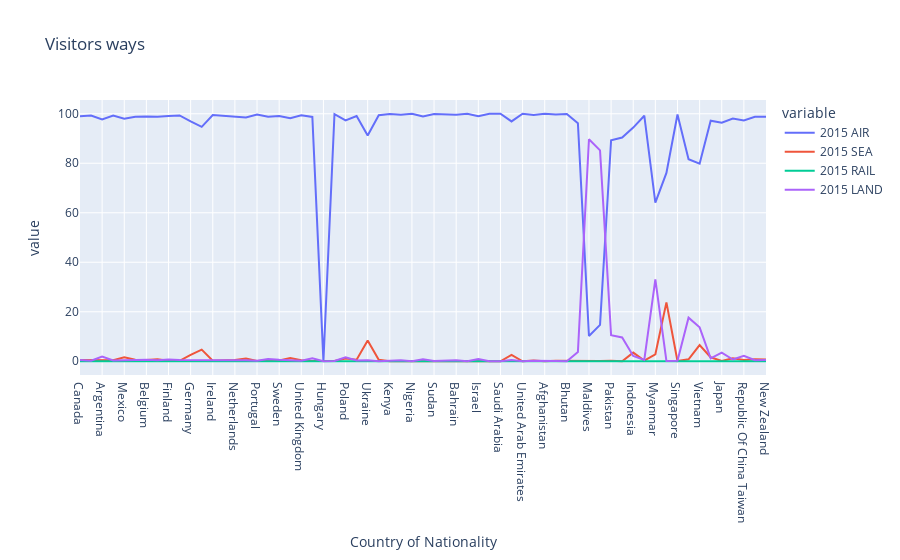

The cell this chart's notebook holds for it:
### Code cell
px.line(df,df.index,['2015 AIR',
    '2015 SEA',
    '2015 RAIL',
    '2015 LAND'],title='Visitors ways')

### Figure 1 — Plotly figure (JSON) as saved in the notebook; plotly's stock layout.template omitted (floating-point values rounded to 4 significant figures)
{"data": [{"hovertemplate": "variable=2015 AIR<br>Country of Nationality=%{x}<br>value=%{y}<extra></extra>", "legendgroup": "2015 AIR", "line": {"color": "#636efa", "dash": "solid"}, "marker": {"symbol": "circle"}, "mode": "lines", "name": "2015 AIR", "orientation": "v", "showlegend": true, "type": "scatter", "x": ["Canada", "United States Of America", "Argentina", "Brazil", "Mexico", "Austria", "Belgium", "Denmark", "Finland", "France", "Germany", "Greece", "Ireland", "Italy", "Netherlands", "Norway", "Portugal", "Spain", "Sweden", "Switzerland", "United Kingdom", "Czech Rep.", "Hungary", "Kazakhstan", "Poland", "Russian Federation", "Ukraine", "Egypt", "Kenya", "Mauritius", "Nigeria", "South Africa", "Sudan", "Tanzania", "Bahrain", "Iraq", "Israel", "Oman", "Saudi Arabia", "Turkey", "United Arab Emirates", "Yemen", "Afghanistan", "Bangladesh", "Bhutan", "Iran", "Maldives", "Nepal", "Pakistan", "Sri Lanka", "Indonesia", "Malaysia", "Myanmar", "Philippines", "Singapore", "Thailand", "Vietnam", "China", "Japan", "Korea (Republic Of ", "Republic Of China Taiwan", "Australia", "New Zealand"], "xaxis": "x", "y": [99, 99.3, 97.7, 99.3, 98, 98.8, 98.9, 98.8, 99.1, 99.3, 96.9, 94.7, 99.5, 99.2, 99, 98.5, 99.7, 98.8, 99.1, 98.2, 99.4, 98.7, 0, 99.8, 97.3, 99.1, 91.2, 99.4, 99.9, 99.6, 100, 98.9, 99.9, 99.7, 99.6, 100, 99, 100, 100, 96.9, 100, 99.5, 100, 99.7, 99.9, 96.2, 10.2, 14.7, 89.3, 90.4, 94.4, 99.2, 64.1, 76.1, 99.7, 81.6, 79.8, 97.2, 96.4, 98.1, 97.3, 98.8, 98.8], "yaxis": "y"}, {"hovertemplate": "variable=2015 SEA<br>Country of Nationality=%{x}<br>value=%{y}<extra></extra>", "legendgroup": "2015 SEA", "line": {"color": "#EF553B", "dash": "solid"}, "marker": {"symbol": "circle"}, "mode": "lines", "name": "2015 SEA", "orientation": "v", "showlegend": true, "type": "scatter", "x": ["Canada", "United States Of America", "Argentina", "Brazil", "Mexico", "Austria", "Belgium", "Denmark", "Finland", "France", "Germany", "Greece", "Ireland", "Italy", "Netherlands", "Norway", "Portugal", "Spain", "Sweden", "Switzerland", "United Kingdom", "Czech Rep.", "Hungary", "Kazakhstan", "Poland", "Russian Federation", "Ukraine", "Egypt", "Kenya", "Mauritius", "Nigeria", "South Africa", "Sudan", "Tanzania", "Bahrain", "Iraq", "Israel", "Oman", "Saudi Arabia", "Turkey", "United Arab Emirates", "Yemen", "Afghanistan", "Bangladesh", "Bhutan", "Iran", "Maldives", "Nepal", "Pakistan", "Sri Lanka", "Indonesia", "Malaysia", "Myanmar", "Philippines", "Singapore", "Thailand", "Vietnam", "China", "Japan", "Korea (Republic Of ", "Republic Of China Taiwan", "Australia", "New Zealand"], "xaxis": "x", "y": [0.5, 0.5, 0.4, 0.4, 1.6, 0.6, 0.5, 0.8, 0.2, 0.2, 2.6, 4.7, 0.2, 0.3, 0.5, 1.1, 0.1, 0.3, 0.3, 1.3, 0.4, 0.1, 0, 0.1, 1.1, 0.6, 8.4, 0.6, 0, 0, 0, 0.3, 0, 0.1, 0, 0, 0.1, 0, 0, 2.6, 0, 0.3, 0, 0.2, 0.1, 0.1, 0.1, 0.1, 0.2, 0, 3.5, 0.3, 2.8, 23.8, 0.1, 0.8, 6.5, 1.6, 0.1, 1.2, 0.5, 0.8, 0.7], "yaxis": "y"}, {"hovertemplate": "variable=2015 RAIL<br>Country of Nationality=%{x}<br>value=%{y}<extra></extra>", "legendgroup": "2015 RAIL", "line": {"color": "#00cc96", "dash": "solid"}, "marker": {"symbol": "circle"}, "mode": "lines", "name": "2015 RAIL", "orientation": "v", "showlegend": true, "type": "scatter", "x": ["Canada", "United States Of America", "Argentina", "Brazil", "Mexico", "Austria", "Belgium", "Denmark", "Finland", "France", "Germany", "Greece", "Ireland", "Italy", "Netherlands", "Norway", "Portugal", "Spain", "Sweden", "Switzerland", "United Kingdom", "Czech Rep.", "Hungary", "Kazakhstan", "Poland", "Russian Federation", "Ukraine", "Egypt", "Kenya", "Mauritius", "Nigeria", "South Africa", "Sudan", "Tanzania", "Bahrain", "Iraq", "Israel", "Oman", "Saudi Arabia", "Turkey", "United Arab Emirates", "Yemen", "Afghanistan", "Bangladesh", "Bhutan", "Iran", "Maldives", "Nepal", "Pakistan", "Sri Lanka", "Indonesia", "Malaysia", "Myanmar", "Philippines", "Singapore", "Thailand", "Vietnam", "China", "Japan", "Korea (Republic Of ", "Republic Of China Taiwan", "Australia", "New Zealand"], "xaxis": "x", "y": [0, 0, 0, 0, 0, 0, 0, 0, 0, 0, 0, 0, 0, 0, 0, 0, 0, 0, 0, 0, 0, 0, 0, 0, 0, 0, 0, 0, 0, 0, 0, 0, 0, 0, 0, 0, 0, 0, 0, 0, 0, 0, 0, 0, 0, 0, 0, 0, 0, 0, 0, 0, 0, 0, 0, 0, 0, 0, 0, 0, 0, 0, 0], "yaxis": "y"}, {"hovertemplate": "variable=2015 LAND<br>Country of Nationality=%{x}<br>value=%{y}<extra></extra>", "legendgroup": "2015 LAND", "line": {"color": "#ab63fa", "dash": "solid"}, "marker": {"symbol": "circle"}, "mode": "lines", "name": "2015 LAND", "orientation": "v", "showlegend": true, "type": "scatter", "x": ["Canada", "United States Of America", "Argentina", "Brazil", "Mexico", "Austria", "Belgium", "Denmark", "Finland", "France", "Germany", "Greece", "Ireland", "Italy", "Netherlands", "Norway", "Portugal", "Spain", "Sweden", "Switzerland", "United Kingdom", "Czech Rep.", "Hungary", "Kazakhstan", "Poland", "Russian Federation", "Ukraine", "Egypt", "Kenya", "Mauritius", "Nigeria", "South Africa", "Sudan", "Tanzania", "Bahrain", "Iraq", "Israel", "Oman", "Saudi Arabia", "Turkey", "United Arab Emirates", "Yemen", "Afghanistan", "Bangladesh", "Bhutan", "Iran", "Maldives", "Nepal", "Pakistan", "Sri Lanka", "Indonesia", "Malaysia", "Myanmar", "Philippines", "Singapore", "Thailand", "Vietnam", "China", "Japan", "Korea (Republic Of ", "Republic Of China Taiwan", "Australia", "New Zealand"], "xaxis": "x", "y": [0.5, 0.2, 1.9, 0.3, 0.4, 0.6, 0.6, 0.4, 0.7, 0.5, 0.5, 0.6, 0.3, 0.5, 0.5, 0.4, 0.2, 0.9, 0.6, 0.5, 0.2, 1.2, 0, 0.1, 1.6, 0.3, 0.4, 0, 0.1, 0.4, 0, 0.8, 0.1, 0.2, 0.4, 0, 0.9, 0, 0, 0.5, 0, 0.2, 0, 0.1, 0, 3.7, 89.7, 85.2, 10.5, 9.6, 2.1, 0.5, 33.1, 0.1, 0.2, 17.6, 13.7, 1.2, 3.5, 0.7, 2.2, 0.4, 0.5], "yaxis": "y"}], "layout": {"legend": {"title": {"text": "variable"}, "tracegroupgap": 0}, "title": {"text": "Visitors ways"}, "xaxis": {"anchor": "y", "domain": [0, 1], "title": {"text": "Country of Nationality"}}, "yaxis": {"anchor": "x", "domain": [0, 1], "title": {"text": "value"}}}}
